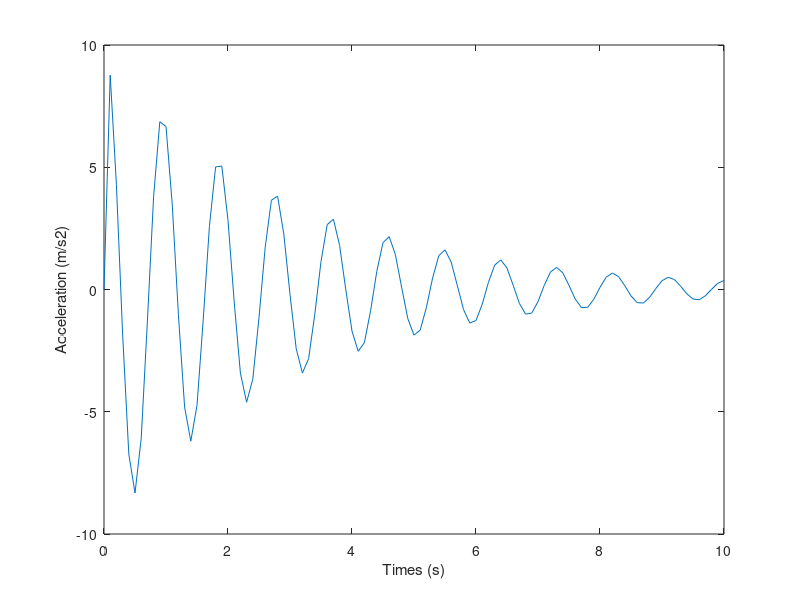

This figure's MATLAB source:
% 基盤面の加速度 (G)
a = ones(1, 101);

% 初期条件入力 =0G
a(1) = 0;

% 基盤面の加速度 (m/s2)
a = a*9.81;

% 時刻t
t = (0:0.1:10);

plot(t, a)
xlabel('Time (s)')
ylabel('Ground acceleration (m/s2)')



% 時間増分（s） delta_t
delta_t = diff(t);

% ステップ数 nt
[mt, nt] = size(t);

% 質量m（kg）
m = 2*10^6;

% バネ定数（N/m）
k = 1*10^8;

% 減衰定数、土木構造物は0.02-0.05
gzai = 0.05;




% 減衰係数c
c = 2 * gzai * (m*k)^0.5;



% 外力増分 delt_p
delta_p = m * diff(a);

t2 = (0:0.1:9.9);

plot(t2, delta_p)
xlabel('Time (s)')
ylabel('Increment of external force (N)')

% Newmark-beta法
beta = 1/6; gamma = 1/2;


% ------- 初期化 -------%

% 変位（m）
x = zeros(1, nt);

% 速度（m/s）
xd = zeros(1, nt);

% 加速度（m/s2）
x2d = zeros(1, nt);

% ----------------------%


for n=1:nt-1

    dt = delta_t(n);
    dp = delta_p(n);

    A = m/(beta*dt^2)+gamma*c/(beta*dt)+k;

    B = (m/(beta*dt)+gamma*c/beta)*xd(n)...
          +(m/(2*beta)-dt*c*(1-gamma/(2*beta)))*x2d(n)...
          +dp;

    delta_x = B/A;   % 変位増分


    % 変位増分から速度、加速度の増分を計算

    delta_x_2d = delta_x / (beta*dt^2) - xd(n) / (beta*dt) - x2d(n) / (2*beta);

    delta_x_d = gamma / (beta*dt) * delta_x - gamma / beta * xd(n) ...
                + (1 - gamma / (2*beta)) * dt * x2d(n);

    % 次ステップの変位
    x(n+1) = x(n) + delta_x;

    % 次ステップの速度
    xd(n+1) = xd(n) + delta_x_d;

    % 次ステップの加速度
    x2d(n+1) = x2d(n) + delta_x_2d;

end

x_max = max(x)
x_min = min(x)

plot(t, x)
xlabel('Times (s)')
ylabel('Displacement (m)');

% print -dpng ./09/figure09-1

plot(t, xd)
xlabel('Times (s)')
ylabel('Velocity (m/s)');

plot(t, x2d)
xlabel('Times (s)')
ylabel('Acceleration (m/s2)');







